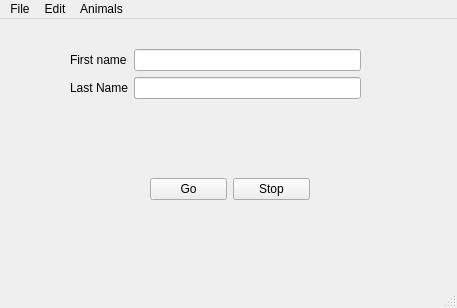
<?xml version="1.0" encoding="UTF-8"?>
<ui version="4.0">
 <class>HughesDemo</class>
 <widget class="QMainWindow" name="HughesDemo">
  <property name="geometry">
   <rect>
    <x>0</x>
    <y>0</y>
    <width>457</width>
    <height>308</height>
   </rect>
  </property>
  <property name="windowTitle">
   <string>MainWindow</string>
  </property>
  <widget class="QWidget" name="centralwidget">
   <widget class="QWidget" name="horizontalLayoutWidget">
    <property name="geometry">
     <rect>
      <x>150</x>
      <y>130</y>
      <width>160</width>
      <height>80</height>
     </rect>
    </property>
    <layout class="QHBoxLayout" name="horizontalLayout">
     <item>
      <widget class="QPushButton" name="button_go">
       <property name="toolTip">
        <string>Make things go</string>
       </property>
       <property name="text">
        <string>Go</string>
       </property>
      </widget>
     </item>
     <item>
      <widget class="QPushButton" name="button_stop">
       <property name="toolTip">
        <string>Make things stop</string>
       </property>
       <property name="text">
        <string>Stop</string>
       </property>
      </widget>
     </item>
    </layout>
   </widget>
   <widget class="QWidget" name="formLayoutWidget">
    <property name="geometry">
     <rect>
      <x>70</x>
      <y>30</y>
      <width>291</width>
      <height>91</height>
     </rect>
    </property>
    <layout class="QFormLayout" name="formLayout">
     <item row="0" column="0">
      <widget class="QLabel" name="label">
       <property name="text">
        <string>First name</string>
       </property>
       <property name="buddy">
        <cstring>lineEdit</cstring>
       </property>
      </widget>
     </item>
     <item row="0" column="1">
      <widget class="QLineEdit" name="lineEdit"/>
     </item>
     <item row="1" column="0">
      <widget class="QLabel" name="label_2">
       <property name="text">
        <string>Last Name</string>
       </property>
       <property name="buddy">
        <cstring>lineEdit_2</cstring>
       </property>
      </widget>
     </item>
     <item row="1" column="1">
      <widget class="QLineEdit" name="lineEdit_2"/>
     </item>
    </layout>
   </widget>
  </widget>
  <widget class="QMenuBar" name="menubar">
   <property name="geometry">
    <rect>
     <x>0</x>
     <y>0</y>
     <width>457</width>
     <height>22</height>
    </rect>
   </property>
   <widget class="QMenu" name="menuFile">
    <property name="title">
     <string>File</string>
    </property>
    <addaction name="actionOpen"/>
    <addaction name="actionQuit"/>
   </widget>
   <widget class="QMenu" name="menuEdit">
    <property name="title">
     <string>Edit</string>
    </property>
    <addaction name="actionCut"/>
    <addaction name="actionCopy"/>
    <addaction name="actionPaste"/>
   </widget>
   <widget class="QMenu" name="menuAnimals">
    <property name="title">
     <string>Animals</string>
    </property>
    <addaction name="actionPine_Marten"/>
    <addaction name="actionWombat"/>
    <addaction name="actionCoatimund"/>
   </widget>
   <addaction name="menuFile"/>
   <addaction name="menuEdit"/>
   <addaction name="menuAnimals"/>
  </widget>
  <widget class="QStatusBar" name="statusbar"/>
  <action name="actionOpen">
   <property name="text">
    <string>Open...</string>
   </property>
  </action>
  <action name="actionQuit">
   <property name="text">
    <string>Quit</string>
   </property>
  </action>
  <action name="actionCut">
   <property name="text">
    <string>Cut</string>
   </property>
  </action>
  <action name="actionCopy">
   <property name="text">
    <string>Copy</string>
   </property>
  </action>
  <action name="actionPaste">
   <property name="text">
    <string>Paste</string>
   </property>
  </action>
  <action name="actionVibrate">
   <property name="text">
    <string>Vibrate</string>
   </property>
  </action>
  <action name="actionJump_up_and_Down">
   <property name="text">
    <string>Jump up and Down</string>
   </property>
  </action>
  <action name="actionPine_Marten">
   <property name="text">
    <string>Pine Marten</string>
   </property>
  </action>
  <action name="actionWombat">
   <property name="text">
    <string>Wombat</string>
   </property>
  </action>
  <action name="actionCoatimund">
   <property name="text">
    <string>Coatimundi</string>
   </property>
  </action>
 </widget>
 <tabstops>
  <tabstop>button_stop</tabstop>
  <tabstop>lineEdit_2</tabstop>
  <tabstop>button_go</tabstop>
  <tabstop>lineEdit</tabstop>
 </tabstops>
 <resources/>
 <connections>
  <connection>
   <sender>button_go</sender>
   <signal>pressed()</signal>
   <receiver>lineEdit</receiver>
   <slot>clear()</slot>
   <hints>
    <hint type="sourcelabel">
     <x>189</x>
     <y>191</y>
    </hint>
    <hint type="destinationlabel">
     <x>255</x>
     <y>63</y>
    </hint>
   </hints>
  </connection>
 </connections>
</ui>
